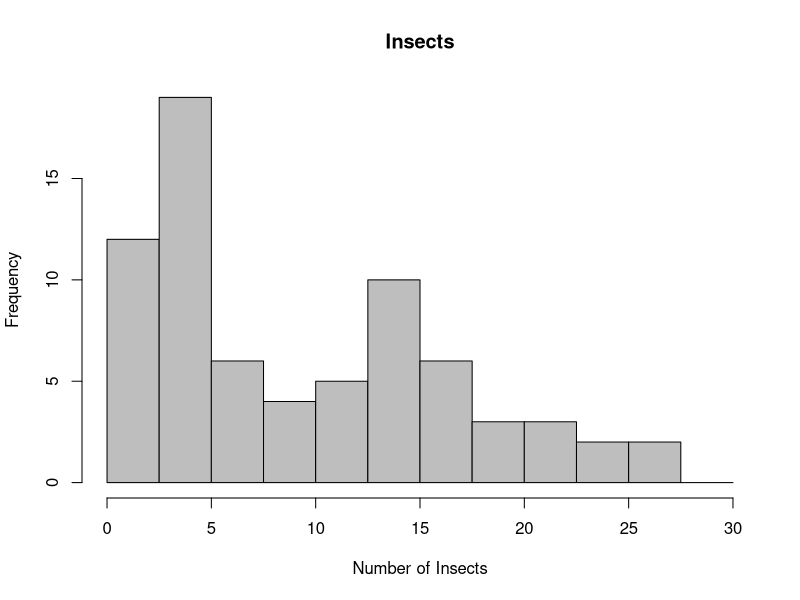

The R source for this figure: (Note: this script raises an error after producing the figure.)
# 14.1a Produce a histogram of the counts of insects using base R graphics
hist(InsectSprays$count,breaks=seq(0,30,2.5),col="gray",main="Insects",xlab="Number of Insects")

# 14.1b Obtain the total number of insects found according to each spray. 
#       Then, use base R graphics to produce a vertical barplot and a pie chart of these totals,
#       labeling each plot appropriately.
totals <- tapply(InsectSprays$count,InsectSprays$spray,FUN=sum)
totals
Spray = c("A", "B", "C", "D", "E", "F")


qplot(Spray,totals,geom= "col",ylab="Total Insect Count",main = "Insect Counts by Spray Type")

pie(totals,main="Insect Counts by Spray Type")


# 14.1c Use ggplot2 functoinality to generate side-by-side boxplots of
#       the counts of instects according to each spray type and include
#       appropriate acis labels and a title.

library("ggplot2")
boxplot(InsectSprays$count~InsectSprays$spray,xlab="Spray Type",ylab="Insect Count by Lot",col="gray",main="Insect Count by Lot for 6 Spray Types")
